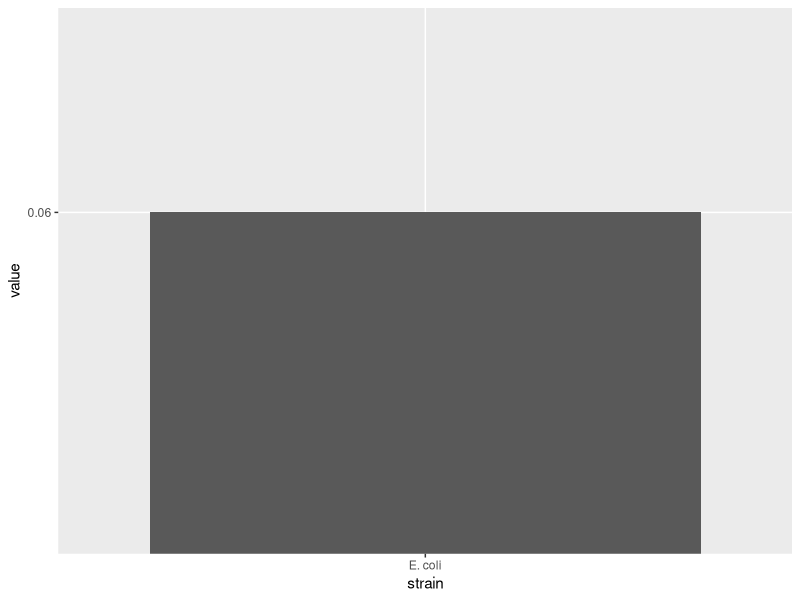

Write the R code that produced this figure.
## ---- chunk 1

knitr::kable(
  igem_team <- data.frame(id = "1",
             team_name = "Nottingham",
             project = "Engineer a phage which will infect C. difficile and express genetic constructs designed to suppress toxin production.",
             year = "2018",
             wiki = "http://2018.igem.org/Team:Nottingham")
  )

## ---- chunk 2

knitr::kable(
  igem_part <- data.frame(id = 1:3,
             BBid = c("BBa_J23119",
                      "BBa_K2715010",
                      "BBa_E0040"),
             type = c("Promoter",
                      "RBS",
                      "GFP"),
             link = c("http://parts.igem.org/Part:BBa_J23119",
                      "http://parts.igem.org/Part:BBa_K2715010",
                      "http://parts.igem.org/Part:BBa_E0040"),
             backbone = rep("-", 3),
             device_id = paste0("D", sprintf("%04d", rep(1, 3))),
             team_name = rep("Nottingham", 3),
             user = rep("sb.h", 3))
  )

## ---- chunk 3

knitr::kable(
  igem_obs <- data.frame(id = 1,
             strain = c("E. coli"),
             indc = c("GusA"),
             conc = c("-"),
             value = c("0.06"),
             valunit = c("uM Fluorescein/OD"),
             incubhr = 6,
             incubtemp = "-",
             device_id = paste0("D", sprintf("%04d", 1)),
             link = c("http://2018.igem.org/Team:Nottingham/Achievements#improved-parts"))
  )

## ---- chunk 4
library(dplyr)
library(ggplot2)
## ---- chunk 5

knitr::kable(
  igem_promoter <- left_join(igem_part, igem_team, by = "team_name") %>% 
  left_join(igem_obs, by = "device_id")
)

## ---- chunk 6

plot_data <- filter(igem_promoter, BBid == "BBa_J23119") %>% 
  select(strain, conc, value) %>% 
  mutate(strain = as.factor(strain), conc = as.factor(conc))

ggplot(plot_data, aes(x = strain, y = value)) +
  geom_bar(stat = 'identity')

